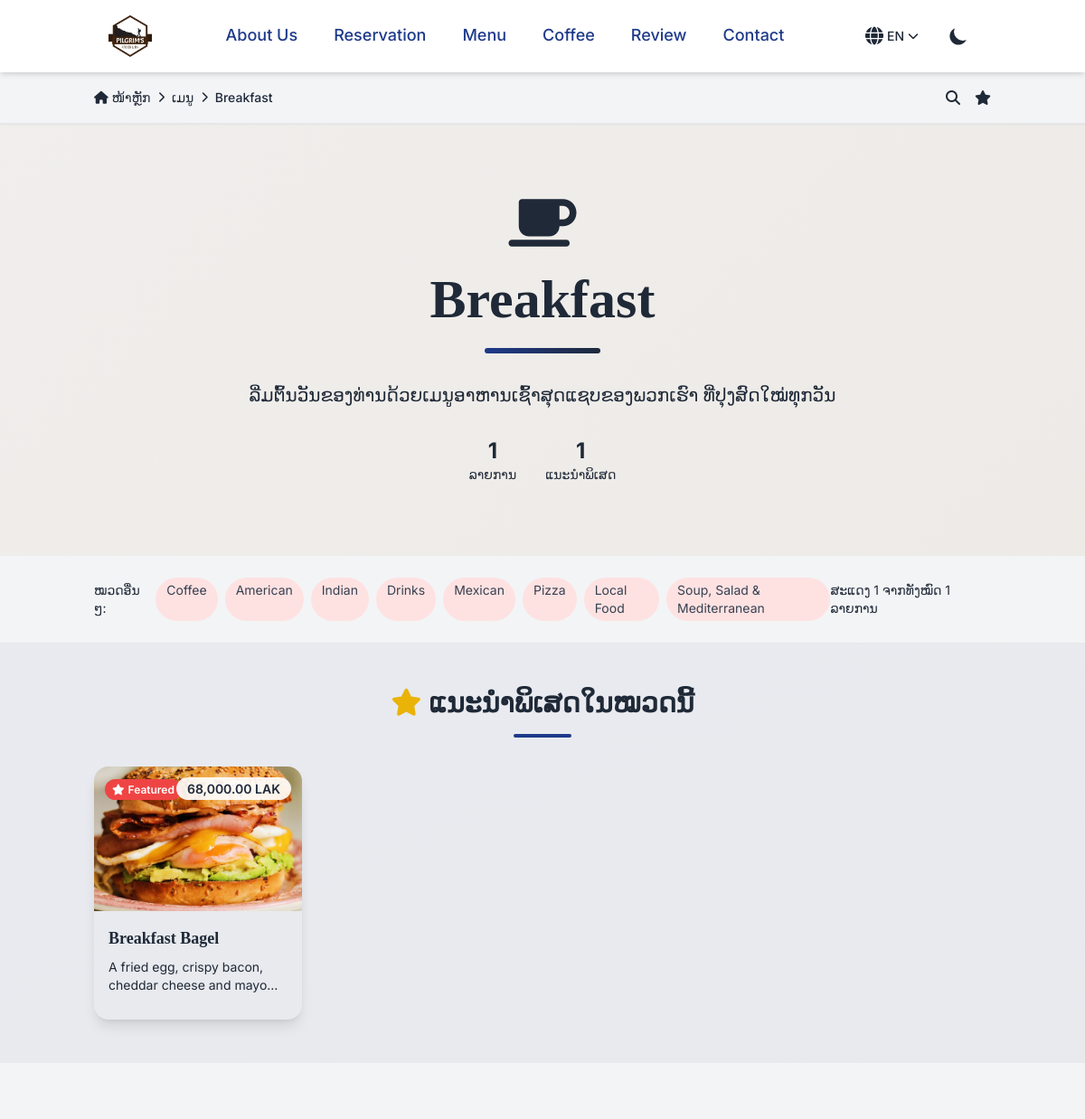
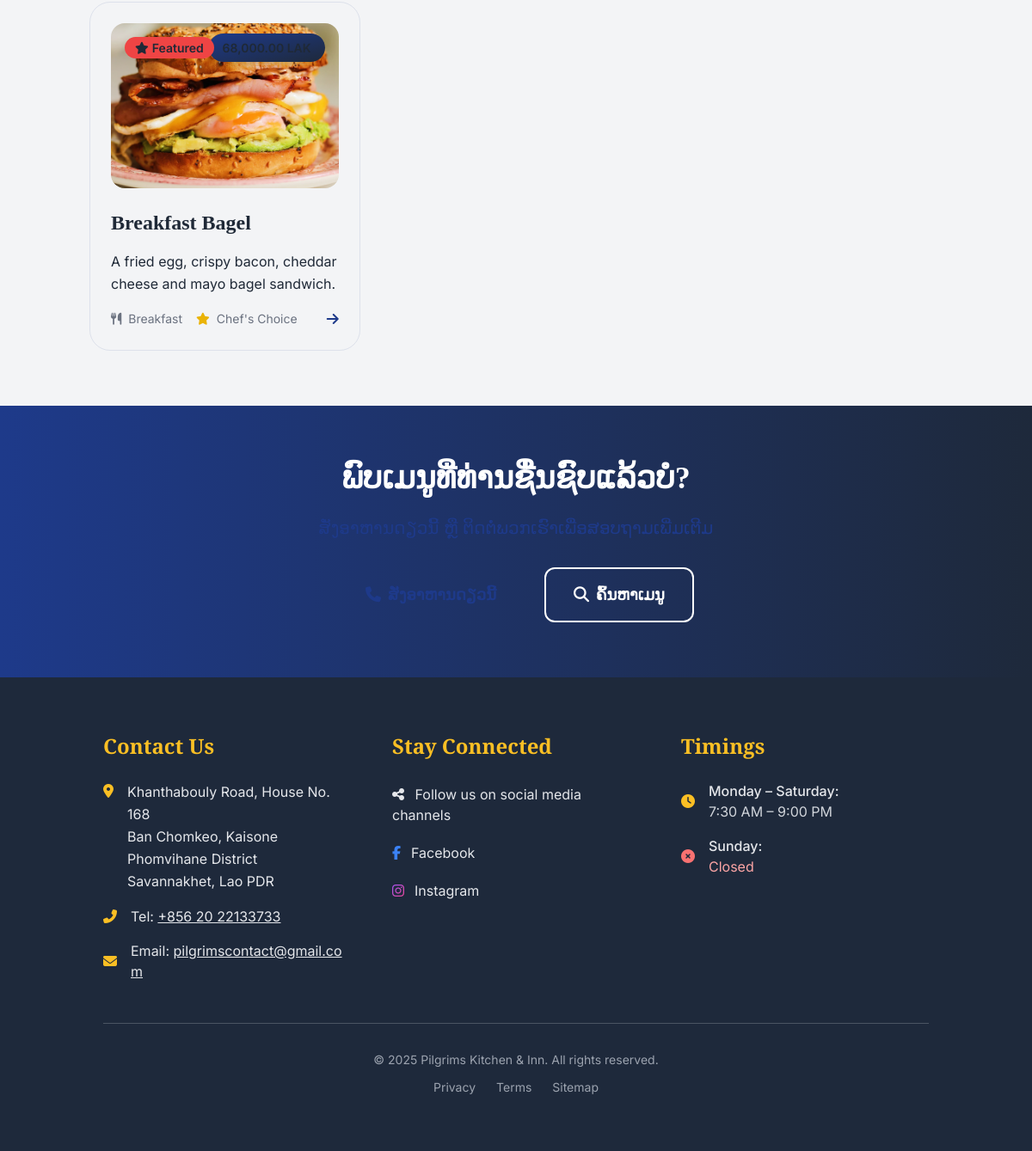
The app's page /menu/category/breakfast/ with its own data (2 pictures, top to bottom).
### restaurant/models.py (models this page shows, shortened)
class MenuItem(models.Model):
    CATEGORY_CHOICES = [
        ("breakfast", "Breakfast"),
        ("coffee", "Coffee"),
        ("american", "American"),
        ("indian", "Indian"),
        ("drinks", "Drinks"),
        ("mexican", "Mexican"),
        ("pizza", "Pizza"),
        ("local_food", "Local Food"),
        ("soup_salad_mediterranean", "Soup, Salad & Mediterranean"),
    ]
    name = models.CharField(max_length=100)
    description = models.TextField()
    price = models.DecimalField(max_digits=8, decimal_places=2)
    category = models.CharField(max_length=50, choices=CATEGORY_CHOICES, null=True, blank=True)
    is_featured = models.BooleanField(default=False)
    image = models.ImageField(upload_to="menu_items/", null=True, blank=True)
    slug = models.SlugField(unique=True, null=True, blank=True)
    created_at = models.DateTimeField(auto_now_add=True, null=True, blank=True)
    updated_at = models.DateTimeField(auto_now=True)

### restaurant/views.py (the view)
def menu_by_category(request, category):
    valid_categories = [choice[0] for choice in MenuItem.CATEGORY_CHOICES]
    if category not in valid_categories:
        return render(request, "restaurant/404.html", status=404)
    category_display = dict(MenuItem.CATEGORY_CHOICES).get(category, category)
    menu_items = MenuItem.objects.filter(category=category).order_by(
        "-is_featured", "name"
    )
    paginator = Paginator(menu_items, 12)  # Show 12 items per page
    page_number = request.GET.get("page")
    page_obj = paginator.get_page(page_number)
    featured_items = menu_items.filter(is_featured=True)[:3]
    context = {
        "category": category,
        "category_display": category_display,
        "menu_items": page_obj,
        "featured_items": featured_items,
        "total_items": menu_items.count(),
        "categories": MenuItem.CATEGORY_CHOICES,
        "meta_title": f"{category_display} Menu",
        "meta_description": f"Explore our delicious {category_display.lower()} menu items.",
    }
    return render(request, "restaurant/category-menu.html", context)

### hotel/context_processors.py (called while the page is built)
def review_summary(request):
    try:
        summary = ReviewSummary.objects.first()
        if not summary:
            summary = ReviewSummary.objects.create()
        return {'review_summary': summary}
    except:
        return {'review_summary': None}

### restaurant/templates/restaurant/category-menu.html (shortened to what this page needs)
{% extends "base.html" %}
{% load static %}
{% load humanize %}
{% block content %}
<nav class="shadow-sm border-b border-gray-200">
    <div class="container mx-auto px-4 py-4">
        <div class="flex items-center justify-between">
            <div class="flex items-center space-x-2 text-sm ">
                <a href="{% url 'home-page' %}" class="hover:text-primary transition-colors">
                    <i class="fas fa-home"></i> ໜ້າຫຼັກ
                </a>
                <i class="fas fa-chevron-right text-xs"></i>
                <a href="{% url 'menu-page' %}" class="hover:text-primary transition-colors">ເມນູ</a>
                <i class="fas fa-chevron-right text-xs"></i>
                <span class="text-primary-dark font-medium">{{ category_display }}</span>
            </div>
            <div class="flex items-center space-x-4">
                <a href="{% url 'menu-search-page' %}"
                   class=" hover:text-primary transition-colors">
                    <i class="fas fa-search"></i>
                </a>
                <a href="{% url 'featured-menu-page' %}"
                   class=" hover:text-primary transition-colors">
                    <i class="fas fa-star"></i>
                </a>
            </div>
        </div>
    </div>
</nav>
<section class="category-hero py-16 md:py-20">
    <div class="container mx-auto px-4">
        <div class="max-w-9xl mx-auto text-center">
            <div class="mb-6">
                {% if category == 'breakfast' %}
                    <i class="fas fa-coffee text-6xl"></i>
                {% elif category == 'coffee' %}
                    <i class="fas fa-mug-hot text-6xl"></i>
                {% elif category == 'american' %}
                    <i class="fas fa-hamburger text-6xl"></i>
                {% elif category == 'indian' %}
                    <i class="fas fa-pepper-hot text-6xl"></i>
                {% elif category == 'mexican' %}
                    <i class="fas fa-pepper-hot text-6xl"></i>
                {% elif category == 'pizza' %}
                    <i class="fas fa-pizza-slice text-6xl"></i>
                {% elif category == 'local_food' %}
                    <i class="fas fa-utensils text-6xl"></i>
                {% elif category == 'soup_salad_mediterranean' %}
                    <i class="fas fa-leaf text-6xl"></i>
                {% elif category == 'drinks' %}
                    <i class="fas fa-glass-martini-alt text-6xl"></i>
                {% else %}
                    <i class="fas fa-utensils text-6xl"></i>
                {% endif %}
            </div>
            <h1 class="text-4xl md:text-5xl lg:text-6xl font-serif font-bold mb-6 leading-tight fade-in">
                {{ category_display }}
            </h1>
            <div class="w-32 h-1.5 bg-gradient-to-r from-primary to-primary-dark mx-auto mb-8 rounded-full fade-in"></div>
            <div class="fade-in">
                {% if category == 'breakfast' %}
                    <p class=" text-lg md:text-xl leading-relaxed max-w-3xl mx-auto">
                        ລີ່ມຕົ້ນວັນຂອງທ່ານດ້ວຍເມນູອາຫານເຊົ້າສຸດແຊບຂອງພວກເຮົາ ທີ່ປຸງສົດໃໝ່ທຸກວັນ
                    </p>
                {% elif category == 'coffee' %}
                    <p class=" text-lg md:text-xl leading-relaxed max-w-3xl mx-auto">
                        ເຄື່ອງດື່ມກາເຟທີ່ຖືກຊົງແບບຊຳນານ ໂດຍໃຊ້ເມັດກາເຟຊັ່ນນຳຈາກທົ່ວໂລກ
                    </p>
                {% elif category == 'american' %}
                    <p class=" text-lg md:text-xl leading-relaxed max-w-3xl mx-auto">
                        ອາຫານຄລາສສິກສະໄຕລ໌ອາເມຣິກາ ທີ່ຖືກປຸງແຕ່ງໂດຍພໍ່ຄົວຂອງເຮົາໃນແນວພິເສດ
                    </p>
                {% elif category == 'indian' %}
                    <p class=" text-lg md:text-xl leading-relaxed max-w-3xl mx-auto">
                        ອາຫານອິນເດຍແບບດັ້ງເດີມ ທີ່ເຕັມໄປດ້ວຍກິ່ນຫອມຂອງເຄື່ອງເທດ ແລະວິທີປຸງແບບດັ້ງເດີມ
                    </p>
                {% elif category == 'mexican' %}
                    <p class=" text-lg md:text-xl leading-relaxed max-w-3xl mx-auto">
                        ອາຫານແມັກຊິໂກທີ່ເຂັ້ມຂົ້ນ ແລະເຕັມໄປດ້ວຍລົດຊາດ ໃຊ້ວັດຖຸດິບສົດ ແລະສູດຕົ້ນສະບັບແທ້
                    </p>
                {% elif category == 'pizza' %}
                    <p class=" text-lg md:text-xl leading-relaxed max-w-3xl mx-auto">
                        ພິຊຊ່າແຮນເມດ ຫນ້າຄຸນນະພາບ ທີ່ປຸງສົດໃໝ່ດ້ວຍສ່ວນປະສົມແບບດັ້ງເດີມ
                    </p>
                {% elif category == 'local_food' %}
                    <p class=" text-lg md:text-xl leading-relaxed max-w-3xl mx-auto">
                        ອາຫານພື້ນເມືອງຈາກແຕ່ລະພາກ ທີ່ໂຊວເອກະລັກຂອງວັດຖຸດິບແລະປະເພນີທ້ອງຖິ່ນ
                    </p>
                {% elif category == 'soup_salad_mediterranean' %}
                    <p class=" text-lg md:text-xl leading-relaxed max-w-3xl mx-auto">
                        ສະຫຼັດສົດ ແລະອາຫານຍອດນິຍົມຈາກພາກມະຕິເຕຣເນຍ ທີ່ເຕັມໄປດ້ວຍສິ່ງທີ່ມີປະໂຫຍດຕໍ່ສຸຂະພາບ
                    </p>
                {% elif category == 'drinks' %}
                    <p class=" text-lg md:text-xl leading-relaxed max-w-3xl mx-auto">
                        ເຄື່ອງດື່ມທີ່ຊົດຊື່ນ, ຄອກແທວສະເພາະ ແລະເລືອກຄັດສັນແບບພິຖີພິຖັນ
                    </p>
                {% else %}
                    <p class=" text-lg md:text-xl leading-relaxed max-w-3xl mx-auto">
                        ສຳຫຼວດເມນູພິເສດຂອງພວກເຮົາ ທີ່ປຸງແຕ່ງດ້ວຍຄວາມຕັ້ງໃຈແລະວັດຖຸດິບຊັ້ນດີ
                    </p>
                {% endif %}
            </div>
            <div class="flex justify-center items-center space-x-8 mt-8 fade-in">
                <div class="text-center">
                    <div class="text-2xl font-bold">{{ total_items }}</div>
                    <div class="text-sm ">ລາຍການ</div>
                </div>
                {% if featured_items %}
                <div class="text-center">
                    <div class="text-2xl font-bold">{{ featured_items|length }}</div>
                    <div class="text-sm ">ແນະນຳພິເສດ</div>
                </div>
                {% endif %}
            </div>
        </div>
    </div>
</section>
<section class="border-b border-gray-200">
    <div class="container mx-auto px-4 py-6">
        <div class="flex flex-col md:flex-row justify-between items-center space-y-4 md:space-y-0">
            <div class="hidden md:flex items-center space-x-2">
                <span class=" text-sm">ໝວດອື່ນໆ:</span>
                <div class="flex space-x-2">
                    {% for cat_key, cat_name in categories %}
                    {% if cat_key != category %}
                    <a href="{% url 'menu-by-category-page' cat_key %}"
                       class="bg-red-100 text-gray-700 px-3 py-1 rounded-full text-sm transition-colors">
                        {{ cat_name }}
                    </a>
                    {% endif %}
                    {% endfor %}
                </div>
            </div>
            <div class="text-sm ">
                ສະແດງ {{ menu_items|length }} ຈາກທັງໝົດ {{ total_items }} ລາຍການ
            </div>
        </div>
    </div>
</section>
{% if featured_items %}
<section class="py-12 bg-gradient-to-br from-primary/5 to-primary-dark/5">
    <div class="container mx-auto px-4">
        <div class="text-center mb-8">
            <h2 class="text-2xl md:text-3xl font-serif font-bold mb-4">
                <i class="fas fa-star text-yellow-500 mr-2"></i>ແນະນຳພິເສດໃນໝວດນີ້
            </h2>
            <div class="w-16 h-1 bg-primary mx-auto rounded-full"></div>
        </div>
        <div class="grid grid-cols-1 md:grid-cols-4 gap-6 max-w-9xl mx-auto">
            {% for item in featured_items %}
            <a href="{% url 'menu-item-detail-page' item.slug %}">
                <div class="rounded-2xl shadow-lg hover:shadow-xl transition-all duration-300 overflow-hidden group">
                    <div class="relative">
                        {% if item.image %}
                        <img src="{{ item.image.url }}"
                            alt="{{ item.name }}"
                            class="w-full h-40 object-cover group-hover:scale-105 transition-transform duration-300">
                        {% else %}
                        <div class="w-full h-40 bg-gradient-to-br from-primary-light to-primary flex items-center justify-center">
                            <i class="fas fa-utensils text-2xl text-white opacity-50"></i>
                        </div>
                        {% endif %}
                        <div class="absolute top-3 left-3">
                            <span class="bg-red-500 text-white px-2 py-1 rounded-full text-xs font-semibold">
                                <i class="fas fa-star mr-1"></i>Featured
                            </span>
                        </div>
                        <div class="absolute top-3 right-3">
                            <span class="bg-white/90 text-primary-dark px-3 py-1 rounded-full text-sm font-semibold">
                                {{ item.price|intcomma }} LAK
                            </span>
                        </div>
                    </div>
                    <div class="p-4">
                        <h3 class="font-serif font-bold text-lg mb-2">
                                {{ item.name }}
                        </h3>
                        <p class=" text-sm mb-3 line-clamp-2">
                            {{ item.description }}
                        </p>
                    </div>
                </div>
            {% endfor %}
            </a>
        </div>
    </div>
</section>
{% endif %}
<section class="py-16">
    <div class="container mx-auto px-4">
        {% if menu_items %}
            <div id="menu-grid" class="grid grid-cols-1 md:grid-cols-2 lg:grid-cols-3 xl:grid-cols-4 gap-6 stagger-animation">
                {% for item in menu_items %}
                <div class="menu-card border border-primary/10 hover:border-primary/30 rounded-3xl p-6 group hover:shadow-2xl hover:shadow-primary/20 transition-all duration-300">
                    <div class="relative overflow-hidden rounded-2xl mb-6">
                        {% if item.image %}
                        <img src="{{ item.image.url }}"
                             alt="{{ item.name }}"
                             class="w-full h-48 object-cover menu-image">
                        {% endif %}
                        <div class="absolute top-4 right-4">
                            <span class="bg-gradient-to-br from-primary to-primary-dark px-4 py-2 rounded-full text-sm font-semibold shadow-lg">
                            </span>
                        </div>
                        {% if item.is_featured %}
                        <div class="absolute top-4 left-4">
                            <span class="bg-red-500 px-3 py-1 rounded-full text-sm font-semibold">
                                <i class="fas fa-star mr-1"></i>Featured
                            </span>
                        </div>
                        {% endif %}
                    </div>
                    <div class="space-y-4">
                        <h3 class="text-2xl font-serif font-bold group-hover:text-primary transition-colors">
                            {{ item.name }}
                        </h3>
                        <p class=" description-text leading-relaxed">
                            {{ item.description }}
                        </p>
                        <div class="flex items-center justify-between">
                            <div class="flex items-center text-sm text-gray-500">
                                <i class="fas fa-utensils mr-2"></i>
                                <span>{{ category_display }}</span>
                                {% if item.is_featured %}
                                <i class="fas fa-star ml-4 mr-2 text-yellow-500"></i>
                                <span>Chef's Choice</span>
                                {% endif %}
                            </div>
                            <a href="{% url 'menu-item-detail-page' item.slug %}"
                               class="text-primary hover:text-primary-dark transition-colors">
                                <i class="fas fa-arrow-right"></i>
                            </a>
                        </div>
                    </div>
                </div>
                {% endfor %}
            </div>
        {% endif %}
    </div>
</section>
<section class="bg-gradient-to-r from-primary to-primary-dark py-16">
    <div class="container mx-auto px-4 text-center">
        <div class="max-w-4xl mx-auto">
            <h2 class="text-3xl md:text-4xl font-serif font-bold text-white mb-6">
                ພົບເມນູທີ່ທ່ານຊື່ນຊົບແລ້ວບໍ?
            </h2>
            <p class="text-primary-light text-lg md:text-xl mb-8 leading-relaxed">
            </p>
            <div class="flex flex-col sm:flex-row justify-center items-center space-y-4 sm:space-y-0 sm:space-x-6">
                <a href="tel:+856XXXXXXXX"
                   class="text-primary hover:bg-primary-light hover:text-primary-dark px-8 py-4 rounded-xl font-semibold text-lg transition-colors">
                    <i class="fas fa-phone mr-2"></i>ສັ່ງອາຫານດຽວນີ້
                </a>
                <a href="{% url 'menu-search-page' %}"
                   class="border-2 border-white text-white hover:hover:text-primary px-8 py-4 rounded-xl font-semibold text-lg transition-colors">
                    <i class="fas fa-search mr-2"></i>ຄົ້ນຫາເມນູ
                </a>
            </div>
        </div>
    </div>
</section>
{% endblock %}

### restaurant/templates/restaurant/category-menu.html (style rules this page uses)
.category-hero { background: linear-gradient(135deg, rgba(218, 188, 148, 0.1) 0%, rgba(184, 150, 95, 0.1) 100%); }
.menu-card { transition: all 0.4s cubic-bezier(0.4, 0, 0.2, 1); }
.menu-image { transition: transform 0.4s cubic-bezier(0.4, 0, 0.2, 1); }
.description-text { display: -webkit-box; -webkit-line-clamp: 2; -webkit-box-orient: vertical; overflow: hidden; transition: all 0.3s ease; }
.fade-in { animation: fadeInUp 0.6s ease-out forwards; }
.stagger-animation > * { opacity: 0; animation: fadeInUp 0.6s ease-out forwards; }
.stagger-animation > *:nth-child(1) { animation-delay: 0.1s; }

### records on screen
MenuItem: category "Breakfast", image (picture), price "68,000.00", name "Breakfast Bagel", description "A fried egg, crispy bacon, cheddar cheese and…", is_featured True (drawn), description "A fried egg, crispy bacon, cheddar cheese and mayo bagel sandwich."

### other values on screen
{{ LANGUAGE_CODE|upper }} "EN"
{{ total_items }} "1"
{{ featured_items|length }} "1"
{{ cat_name }} "Coffee" "American" "Indian" "Drinks" "Mexican" "Pizza" "Local Food" "Soup, Salad & Mediterranean"
{{ menu_items|length }} "1"
